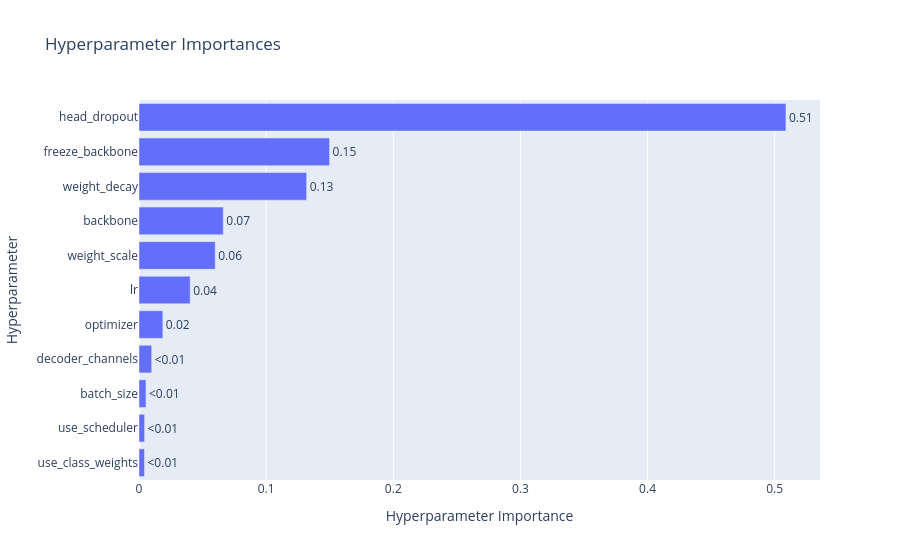

Write notebook code for a chart like this one.
### Code cell
# Learn which hyperparameters are affecting the trial duration with hyperparameter importance.
optuna.visualization.plot_param_importances(
    study, target=lambda t: t.duration.total_seconds(), target_name="duration"
)

### Figure 1 — Plotly figure (JSON) as saved in the notebook; plotly's stock layout.template omitted (floating-point values rounded to 4 significant figures)
{"data": [{"cliponaxis": false, "hovertemplate": ["use_class_weights (CategoricalDistribution): 0.004303160673417701<extra></extra>", "use_scheduler (CategoricalDistribution): 0.0043855378964103905<extra></extra>", "batch_size (CategoricalDistribution): 0.005482823540312816<extra></extra>", "decoder_channels (CategoricalDistribution): 0.009984452523345656<extra></extra>", "optimizer (CategoricalDistribution): 0.018764507463634245<extra></extra>", "lr (FloatDistribution): 0.040224696592159576<extra></extra>", "weight_scale (FloatDistribution): 0.059959192251646885<extra></extra>", "backbone (CategoricalDistribution): 0.06630380089148602<extra></extra>", "weight_decay (FloatDistribution): 0.13187052965237245<extra></extra>", "freeze_backbone (CategoricalDistribution): 0.14988195909286908<extra></extra>", "head_dropout (FloatDistribution): 0.5088393394223454<extra></extra>"], "name": "duration", "orientation": "h", "text": ["<0.01", "<0.01", "<0.01", "<0.01", "0.02", "0.04", "0.06", "0.07", "0.13", "0.15", "0.51"], "textposition": "outside", "type": "bar", "x": [0.004303, 0.004386, 0.005483, 0.009984, 0.01876, 0.04022, 0.05996, 0.0663, 0.1319, 0.1499, 0.5088], "y": ["use_class_weights", "use_scheduler", "batch_size", "decoder_channels", "optimizer", "lr", "weight_scale", "backbone", "weight_decay", "freeze_backbone", "head_dropout"]}], "layout": {"autosize": true, "title": {"text": "Hyperparameter Importances"}, "xaxis": {"autorange": true, "range": [0, 0.5356], "title": {"text": "Hyperparameter Importance"}, "type": "linear"}, "yaxis": {"autorange": true, "range": [-0.5, 10.5], "title": {"text": "Hyperparameter"}, "type": "category"}}}
